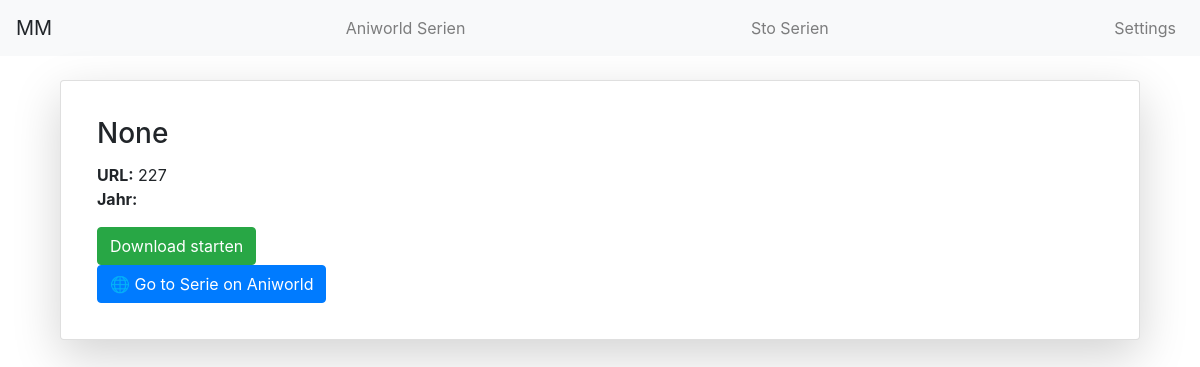
Before: /einzelne_serie_ani/227 with the older database file.
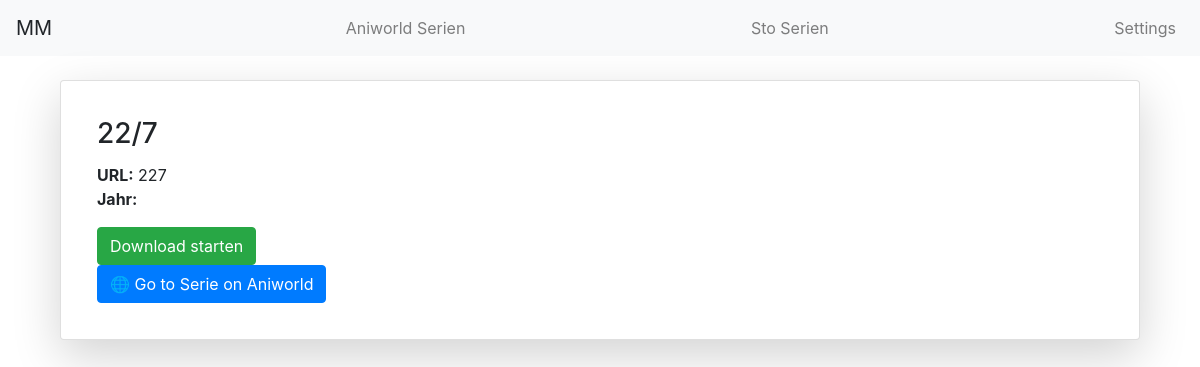
After: the same page with the newer database file.
### tables this page shows
CREATE TABLE anime_namen (
            id INTEGER PRIMARY KEY AUTOINCREMENT,
            such_url TEXT NOT NULL,
            real_name TEXT,
            year TEXT,
            image_url TEXT
        );

### app.py (the view)
@app.route('/einzelne_serie_ani/<string:such_url_ani>')
def einzelne_serie_ani(such_url_ani):
    db = DBManager(db_file)
    post = db.get_serie_information(such_url=such_url_ani,table_name=table_names[0])
    db.close()
    return render_template('einzelne_serie_ani.html', post=post)

### db_manager.py (called while the page is built)
    def _connect(self):
        self.conn = sqlite3.connect(self.db_file)

    def close(self):
        if self.conn:
            self.conn.commit()
            self.conn.close()
            self.conn = None

    def execute(self, sql: str, params: tuple = ()):
        if self.conn is None:
            raise RuntimeError("DB nicht verbunden")
        cur = self.conn.cursor()
        cur.execute(sql, params)
        self.conn.commit()
        return cur

    def get_serie_information(self,such_url:str,table_name:str):
        sql = f"""
        SELECT * FROM {table_name} WHERE such_url = ?
        """
        cur = self.execute(sql,(such_url,))
        return cur.fetchone()

### templates/einzelne_serie_ani.html (shortened to what this page needs)
{% extends 'base.html' %} {% block content %}
<div class="container mt-4">
  <div class="card shadow-lg p-3 mb-5 bg-body rounded">
    <div class="row g-0">
      <div class="col-md-8">
        <div class="card-body">
          <h3 class="card-title">{{ post[2] }}</h3>
          <p class="card-text">
            <strong>URL:</strong> {{ post[1] }} <br />
            <strong>Jahr:</strong>  <br />
          </p>
          <div class="mt-3">
            <form id="myForm">
              <button type="submit" class="btn btn-success me-2">
                Download starten
              </button>
            </form>
            <a
              href="https://aniworld.to/anime/stream/{{ post[1] }}"
              target="_blank"
              class="btn btn-primary"
            >
              🌐 Go to Serie on Aniworld
            </a>
          </div>
        </div>
      </div>
      <div
        class="col-md-4 d-flex align-items-center justify-content-center p-2"
      >
      </div>
    </div>
  </div>
</div>
{% endblock %}

### templates/base.html (shortened to what this page needs)
<!doctype html>
<html lang="en">
  <head>
    <link
      rel="stylesheet"
      href="https://stackpath.bootstrapcdn.com/bootstrap/4.3.1/css/bootstrap.min.css"
    />
  </head>
  <body>
    <nav class="navbar navbar-expand-md navbar-light bg-light">
      <a class="navbar-brand"> MM</a>
      <div class="collapse navbar-collapse" id="navbarNav">
        <ul class="navbar-nav ml-auto">
          <li class="nav-item">
            <a class="nav-link" href="{{ url_for('serien_names_aniworld') }}"
              >Aniworld Serien</a
            >
          </li>
        </ul>
      </div>
            <div class="collapse navbar-collapse" id="navbarNav">
        <ul class="navbar-nav ml-auto">
          <li class="nav-item">
            <a class="nav-link" href="{{ url_for('serien_names_sto') }}"
              >Sto Serien</a
            >
          </li>
        </ul>
      </div>
      <div class="collapse navbar-collapse" id="navbarNav">
        <ul class="navbar-nav ml-auto">
          <li class="nav-item">
            <a class="nav-link" href="{{ url_for('settings') }}"
              >Settings</a
            >
          </li>
        </ul>
      </div>
    </nav>
    <div class="container">{% block content %} {% endblock %}</div>
  </body>
</html>

Changed rows visible on the page:
changed anime_namen: real_name (not shown) → "22/7"
Other visible differences:
{{ post[2] }}: "None" → (not shown)
